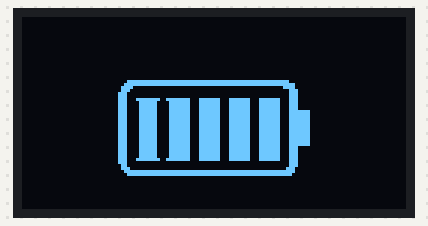
Bench run of a sketch on a simulated Arduino Uno, built with avr-gcc and run on an emulated ATmega328P. Shown: 128×64 one-colour display.

Above: at 0.1 s.

The sketch:

OLED_bitmap_pil.ino
```cpp
//SCL = A5
//SDA = A4

//

#include <SPI.h>
#include <Wire.h>
#include <Adafruit_GFX.h>
#include <Adafruit_SSD1306.h>

#define SCREEN_WIDTH 128  // OLED display width, in pixels
#define SCREEN_HEIGHT 64  // OLED display height, in pixels

// Declaration for an SSD1306 display connected to I2C (SDA, SCL pins)
#define OLED_RESET -1  // Reset pin # (or -1 if sharing Arduino reset pin)
Adafruit_SSD1306 display(SCREEN_WIDTH, SCREEN_HEIGHT, &Wire, OLED_RESET);

const unsigned char Battery_Status_Full[] PROGMEM = {
  0x00, 0x00, 0x00, 0x00, 0x00, 0x00, 0x00, 0x00, 0x1F, 0xFF, 0xFF, 0xFF, 0xFF, 0xFF, 0xFF, 0x80,
  0x3F, 0xFF, 0xFF, 0xFF, 0xFF, 0xFF, 0xFF, 0xE0, 0x78, 0x00, 0x00, 0x00, 0x00, 0x00, 0x01, 0xE0,
  0x70, 0x00, 0x00, 0x00, 0x00, 0x00, 0x00, 0x70, 0xE0, 0x00, 0x00, 0x00, 0x00, 0x00, 0x00, 0x70,
  0xE0, 0x00, 0x00, 0x00, 0x00, 0x00, 0x00, 0x70, 0xE3, 0xFC, 0xFF, 0x1F, 0xC7, 0xF1, 0xFC, 0x70,
  0xE1, 0xF8, 0x7F, 0x1F, 0xC7, 0xF1, 0xFC, 0x70, 0xE1, 0xF8, 0x7F, 0x1F, 0xC7, 0xF1, 0xFC, 0x70,
  0xE1, 0xF8, 0x7F, 0x1F, 0xC7, 0xF1, 0xFC, 0x70, 0xE1, 0xF8, 0x7F, 0x1F, 0xC7, 0xF1, 0xFC, 0x7F,
  0xE1, 0xF8, 0x7F, 0x1F, 0xC7, 0xF1, 0xFC, 0x7F, 0xE1, 0xF8, 0x7F, 0x1F, 0xC7, 0xF1, 0xFC, 0x7F,
  0xE1, 0xF8, 0x7F, 0x1F, 0xC7, 0xF1, 0xFC, 0x7F, 0xE1, 0xF8, 0x7F, 0x1F, 0xC7, 0xF1, 0xFC, 0x7F,
  0xE1, 0xF8, 0x7F, 0x1F, 0xC7, 0xF1, 0xFC, 0x7F, 0xE1, 0xF8, 0x7F, 0x1F, 0xC7, 0xF1, 0xFC, 0x7F,
  0xE1, 0xF8, 0x7F, 0x1F, 0xC7, 0xF1, 0xFC, 0x7F, 0xE1, 0xF8, 0x7F, 0x1F, 0xC7, 0xF1, 0xFC, 0x7F,
  0xE1, 0xF8, 0x7F, 0x1F, 0xC7, 0xF1, 0xFC, 0x7F, 0xE1, 0xF8, 0x7F, 0x1F, 0xC7, 0xF1, 0xFC, 0x7F,
  0xE1, 0xF8, 0x7F, 0x1F, 0xC7, 0xF1, 0xFC, 0x7F, 0xE1, 0xF8, 0x7F, 0x1F, 0xC7, 0xF1, 0xFC, 0x70,
  0xE1, 0xF8, 0x7F, 0x1F, 0xC7, 0xF1, 0xFC, 0x70, 0xE1, 0xF8, 0x7F, 0x1F, 0xC7, 0xF1, 0xFC, 0x70,
  0xE1, 0xF8, 0x7F, 0x1F, 0xC7, 0xF1, 0xFC, 0x70, 0xE3, 0xFC, 0xFF, 0x1F, 0xC7, 0xF1, 0xFC, 0x70,
  0xE0, 0x00, 0x00, 0x00, 0x00, 0x00, 0x00, 0x70, 0x60, 0x00, 0x00, 0x00, 0x00, 0x00, 0x00, 0x70,
  0x70, 0x00, 0x00, 0x00, 0x00, 0x00, 0x00, 0xE0, 0x3F, 0xFF, 0xFF, 0xFF, 0xFF, 0xFF, 0xFF, 0xE0,
  0x1F, 0xFF, 0xFF, 0xFF, 0xFF, 0xFF, 0xFF, 0xC0, 0x00, 0x00, 0x00, 0x00, 0x00, 0x00, 0x00, 0x00
};

void setup() {
  display.begin(SSD1306_SWITCHCAPVCC, 0x3C); // 3C calisiyor -1 ile SSD1306_128_32 ile
}

void loop() {
  display.clearDisplay();
  display.drawBitmap(32, 20, Battery_Status_Full, 64, 34, 1);
  display.display();
}
```
